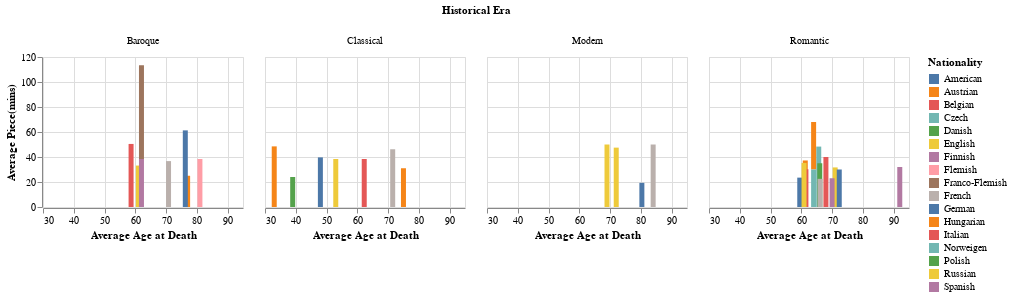

Notebook code cell kept with this figure:
### Code cell
import altair as alt


facet_chart = alt.Chart(creative_peak).mark_bar().encode(
    x='Average Age at Death:Q',
    y='Average Piece(mins):Q',
    color='Nationality:N',
    tooltip=['Nationality', 'Historical Era', 'Average Piece(mins)', 'Average Age at Death']
).properties(
    width=200,
    height=150
).facet(
    column='Historical Era:N'
)

facet_chart.display()

### Figure 1 — Vega-Lite specification as saved in the notebook (floating-point values rounded to 4 significant figures)
{"config": {"view": {"continuousWidth": 300, "continuousHeight": 300}}, "data": {"name": "data-cd4d4be9538f0761a1484d996f9e6fcd"}, "facet": {"column": {"field": "Historical Era", "type": "nominal"}}, "spec": {"mark": {"type": "bar"}, "encoding": {"color": {"field": "Nationality", "type": "nominal"}, "tooltip": [{"field": "Nationality", "type": "nominal"}, {"field": "Historical Era", "type": "nominal"}, {"field": "Average Piece(mins)", "type": "quantitative"}, {"field": "Average Age at Death", "type": "quantitative"}], "x": {"field": "Average Age at Death", "type": "quantitative"}, "y": {"field": "Average Piece(mins)", "type": "quantitative"}}, "height": 150, "width": 200}, "$schema": "https://vega.github.io/schema/vega-lite/v5.16.3.json", "datasets": {"data-cd4d4be9538f0761a1484d996f9e6fcd": [{"Nationality": "American", "Historical Era": "Modern", "Average Age at Death": 80.33, "Average Piece(mins)": 19.33}, {"Nationality": "American", "Historical Era": "Romantic", "Average Age at Death": 59.5, "Average Piece(mins)": 23.5}, {"Nationality": "Austrian", "Historical Era": "Baroque", "Average Age at Death": 77.0, "Average Piece(mins)": 25.0}, {"Nationality": "Austrian", "Historical Era": "Classical", "Average Age at Death": 33.0, "Average Piece(mins)": 48.5}, {"Nationality": "Austrian", "Historical Era": "Romantic", "Average Age at Death": 61.29, "Average Piece(mins)": 37.23}, {"Nationality": "Belgian", "Historical Era": "Romantic", "Average Age at Death": 68.0, "Average Piece(mins)": 40.0}, {"Nationality": "Czech", "Historical Era": "Romantic", "Average Age at Death": 65.67, "Average Piece(mins)": 48.33}, {"Nationality": "Danish", "Historical Era": "Romantic", "Average Age at Death": 66.0, "Average Piece(mins)": 35.0}, {"Nationality": "English", "Historical Era": "Baroque", "Average Age at Death": 61.0, "Average Piece(mins)": 33.16}, {"Nationality": "English", "Historical Era": "Modern", "Average Age at Death": 72.0, "Average Piece(mins)": 47.5}, {"Nationality": "English", "Historical Era": "Romantic", "Average Age at Death": 71.0, "Average Piece(mins)": 31.67}, {"Nationality": "Finnish", "Historical Era": "Romantic", "Average Age at Death": 92.0, "Average Piece(mins)": 32.0}, {"Nationality": "Flemish", "Historical Era": "Baroque", "Average Age at Death": 81.0, "Average Piece(mins)": 38.4}, {"Nationality": "Franco-Flemish", "Historical Era": "Baroque", "Average Age at Death": 62.0, "Average Piece(mins)": 75.0}, {"Nationality": "French", "Historical Era": "Baroque", "Average Age at Death": 70.8, "Average Piece(mins)": 36.72}, {"Nationality": "French", "Historical Era": "Classical", "Average Age at Death": 71.5, "Average Piece(mins)": 46.2}, {"Nationality": "French", "Historical Era": "Modern", "Average Age at Death": 84.0, "Average Piece(mins)": 50.0}, {"Nationality": "French", "Historical Era": "Romantic", "Average Age at Death": 66.11, "Average Piece(mins)": 22.53}, {"Nationality": "German   ", "Historical Era": "Baroque", "Average Age at Death": 76.25, "Average Piece(mins)": 61.3}, {"Nationality": "German   ", "Historical Era": "Classical", "Average Age at Death": 48.0, "Average Piece(mins)": 39.7}, {"Nationality": "German   ", "Historical Era": "Romantic", "Average Age at Death": 72.33, "Average Piece(mins)": 30.0}, {"Nationality": "Hungarian", "Historical Era": "Classical", "Average Age at Death": 75.0, "Average Piece(mins)": 31.0}, {"Nationality": "Hungarian", "Historical Era": "Romantic", "Average Age at Death": 64.0, "Average Piece(mins)": 38.0}, {"Nationality": "Italian", "Historical Era": "Baroque", "Average Age at Death": 58.62, "Average Piece(mins)": 50.45}, {"Nationality": "Italian", "Historical Era": "Classical", "Average Age at Death": 62.25, "Average Piece(mins)": 38.4}, {"Nationality": "Italian", "Historical Era": "Romantic", "Average Age at Death": 61.5, "Average Piece(mins)": 30.2}, {"Nationality": "Norweigen", "Historical Era": "Romantic", "Average Age at Death": 64.0, "Average Piece(mins)": 30.0}, {"Nationality": "Polish", "Historical Era": "Classical", "Average Age at Death": 39.0, "Average Piece(mins)": 24.0}, {"Nationality": "Russian", "Historical Era": "Classical", "Average Age at Death": 53.0, "Average Piece(mins)": 38.4}, {"Nationality": "Russian", "Historical Era": "Modern", "Average Age at Death": 69.0, "Average Piece(mins)": 50.0}, {"Nationality": "Russian", "Historical Era": "Romantic", "Average Age at Death": 60.89, "Average Piece(mins)": 35.27}, {"Nationality": "Spanish", "Historical Era": "Baroque", "Average Age at Death": 62.0, "Average Piece(mins)": 38.4}, {"Nationality": "Spanish", "Historical Era": "Romantic", "Average Age at Death": 70.0, "Average Piece(mins)": 23.0}]}}
